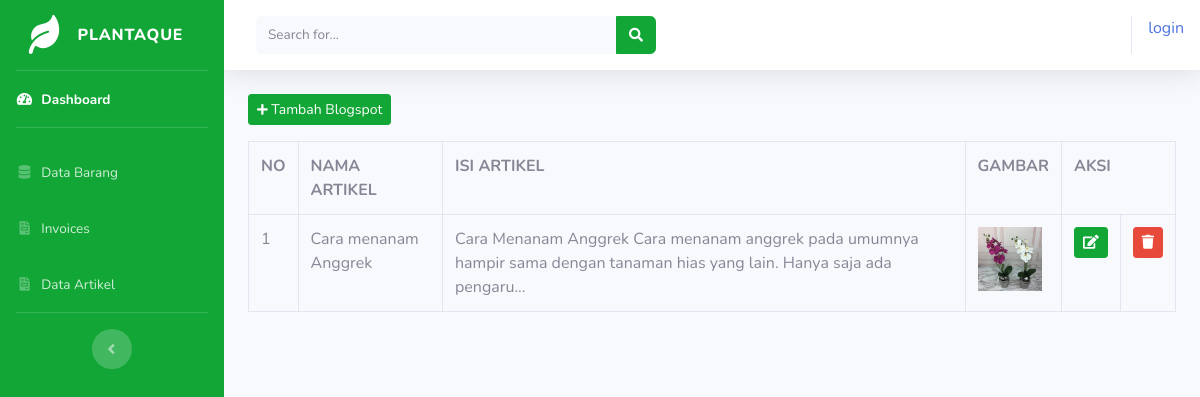
Screenshot of /toko_online/index.php/admin/data_blogspot with the database file from the repository.
### tables this page shows
CREATE TABLE `tb_blogspot` (
  `id_deskripsi` int(11) NOT NULL,
  `nama_deskripsi` varchar(100) NOT NULL,
  `deskripsi` text NOT NULL,
  `gambar` text NOT NULL
);

### toko_online/application/controllers/admin/data_blogspot.php (called while the page is built, shortened)
<?php
class data_blogspot extends CI_Controller{
    public function index()
    {
        $data['blogspot'] = $this->model_blogspot->tampil_data()->result();
        $this->load->view('templates_admin/header');
        $this->load->view('templates_admin/sidebar');
        $this->load->view('admin/data_blogspot', $data);
        $this->load->view('templates_admin/footer');
    }
}
?>

### toko_online/index.php (called while the page is built, shortened)
<?php
require_once BASEPATH.'core/CodeIgniter.php';

### toko_online/application/models/model_blogspot.php (called while the page is built, shortened)
<?php
class Model_blogspot extends CI_model{
    public function tampil_data()
    {
        return $this->db->get('tb_blogspot');
    }
}
?>

### toko_online/application/views/admin/data_blogspot.php (the view, shortened to what this page needs)
<div class="container-fluid">
    <button class="btn btn-sm btn-primary mb-3" data-toggle="modal" data-target="#tambah_blogspot">
    <i class="fas fa-plus fa-sm"></i> Tambah Blogspot</button>
    <table class="table table-bordered">
        <tr>
            <th>NO</th>
            <th>NAMA ARTIKEL</th>
            <th>ISI ARTIKEL</th>
            <th>GAMBAR</th>
            <th colspan='3'>AKSI</th>
        </tr>
        <?php
        $no=1;
        foreach($blogspot as $blog) : ?>
        <tr>
            <td><?php echo $no++ ?></td>
            <td><?php echo $blog->nama_deskripsi ?></td>
            <td><?php echo substr($blog->deskripsi, 0, 120)  ?>...</td>
            <td>
              <img src="<?php echo base_url('/uploads/'.$blog->gambar) ?>" width="64">
            </td>
            <td><?php echo anchor('admin/data_blogspot/edit/'.$blog->id_deskripsi,
            '<div class="btn btn-primary btn-sm"><i class="fa fa-edit"></i></div>')?></td>
            <td><?php echo anchor('admin/data_blogspot/hapus/'.$blog->id_deskripsi,
            '<div class="btn btn-danger btn-sm"><i class="fa fa-trash"></i></div>') ?></td>
        </tr>
        <?php endforeach; ?>
    </table>
</div>

### rows the page displays
tb_blogspot: nama_deskripsi "Cara menanam Anggrek", deskripsi "Cara Menanam Anggrek Cara menanam anggrek pada umumnya hampir sama dengan tanaman hias yang lain. Hanya saja ada pengaru", gambar (picture)

### other values shown
anchor('auth/login', 'login') "login"
